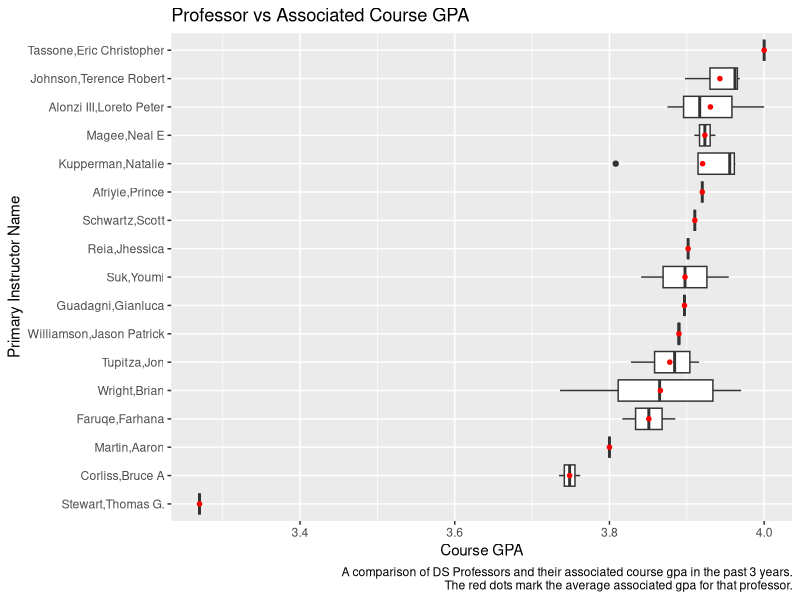
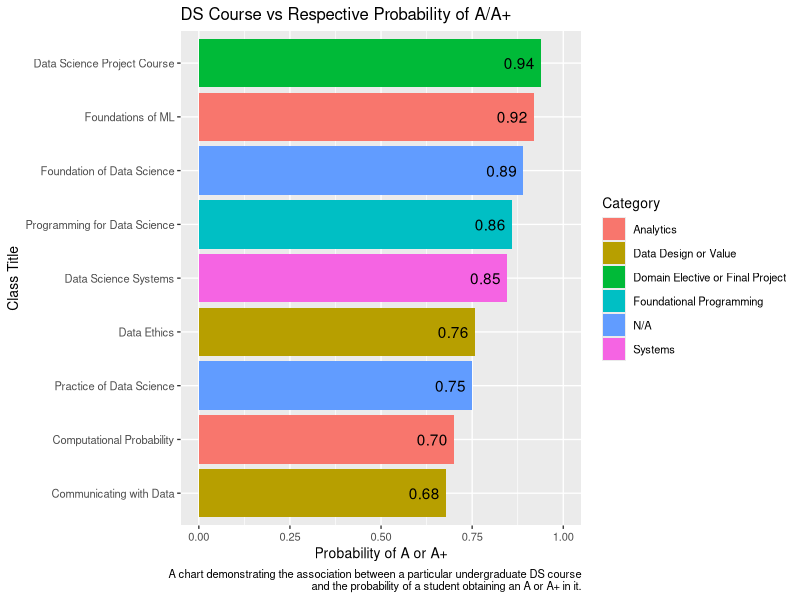
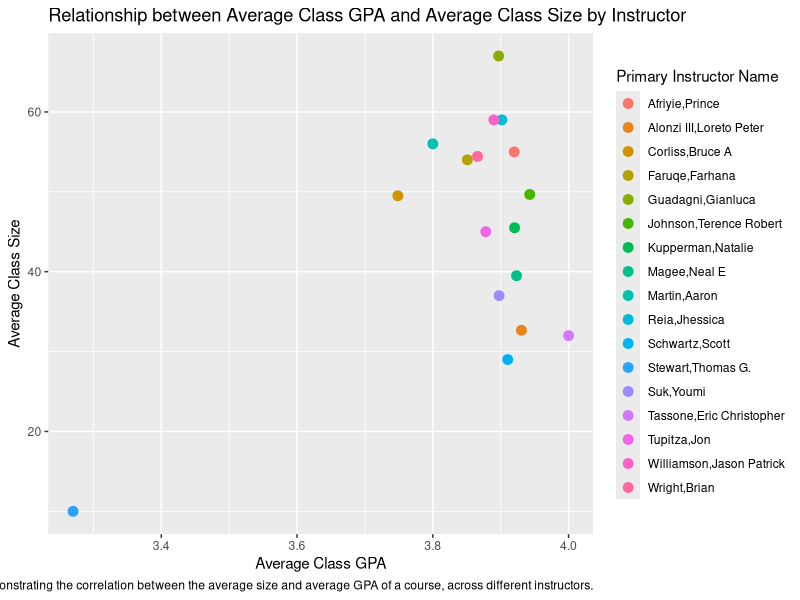
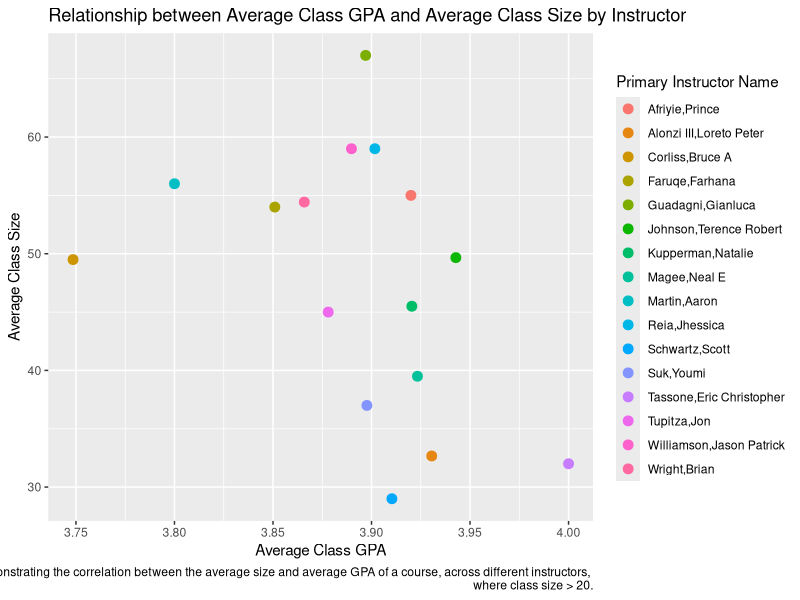
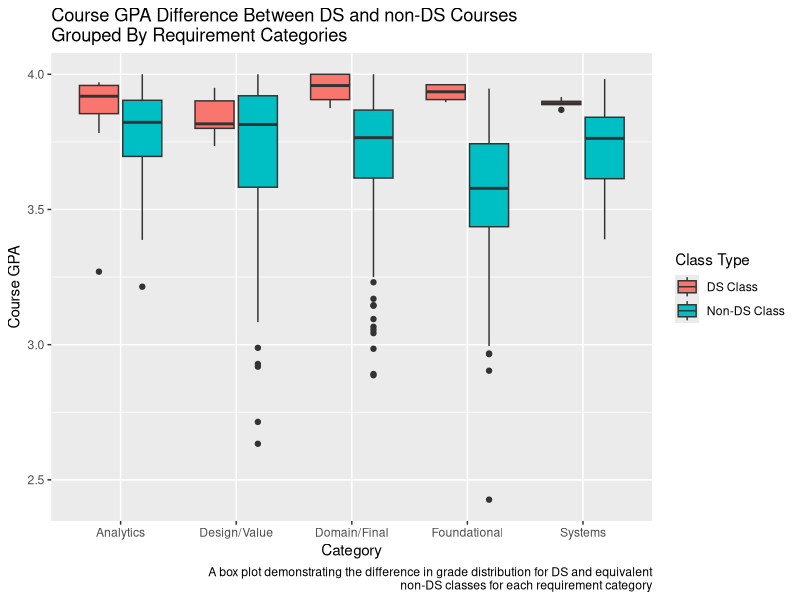
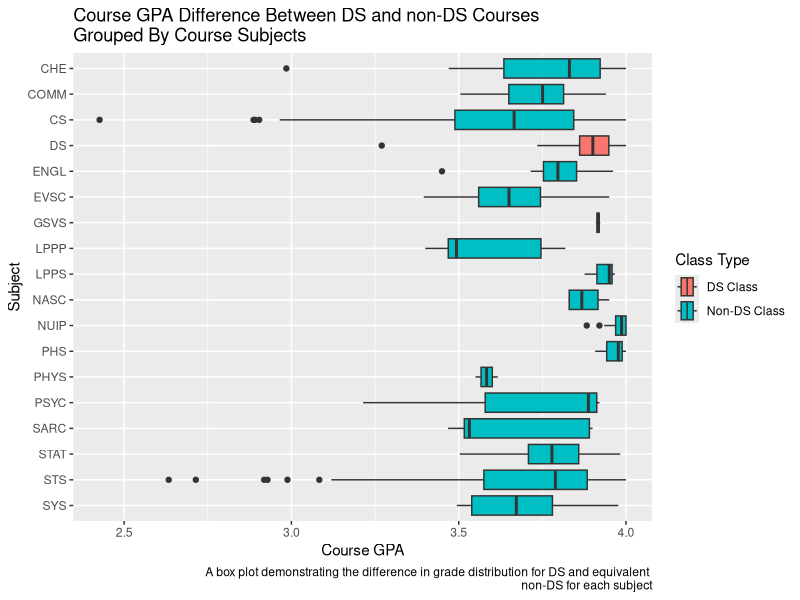

Recreate these plots in R, in order.
## ---- chunk 1
knitr::opts_chunk$set(echo = TRUE)
## ---- chunk 2
library(readxl)
library(ggplot2)
library(tidyverse)
## ---- chunk 3
ds_courses <- read_excel("ds_courses.xlsx"); ds_courses
## ---- chunk 4
# filter for undergrad
ds_courses <- filter(ds_courses, `Catalog Number` < 5000); ds_courses 
## ---- chunk 5
# select relevant columns for all questions
ds_courses <- select(ds_courses, `Catalog Number`, `Class Title`, `Primary Instructor Name`, 
                     `Course GPA`, `# of Students`, `A+`, A); ds_courses
## ---- chunk 6
# Q1
prof_gpas <- ds_courses %>% select(`Primary Instructor Name`, `Course GPA`) %>%     
  group_by(`Primary Instructor Name`) %>%
  summarize(avg_gpa = mean(`Course GPA`)) %>% arrange(desc(avg_gpa)); prof_gpas

prof_order <- fct_rev(factor(prof_gpas$`Primary Instructor Name`, 
                             levels=prof_gpas$`Primary Instructor Name`)); prof_order

prof_order_plot <- factor(ds_courses$`Primary Instructor Name`, levels=prof_order)

ggplot(ds_courses, aes(x=`Course GPA`, y=fct_rev(prof_order_plot))) + 
  geom_boxplot() + stat_summary(fun=mean, geom="point", shape=20, size=2, color="red") + 
  labs(title="Professor vs Associated Course GPA",
       y="Primary Instructor Name",
       caption="A comparison of DS Professors and their associated course gpa in the past 3 years.
       The red dots mark the average associated gpa for that professor.")

## ---- chunk 7
# Q2
grpd_courses <- ds_courses %>% select(`Class Title`, `# of Students`, `A+`, A) %>% 
  group_by(`Class Title`) %>% summarize(
    avg_stud = mean(`# of Students`), 
    `avg_A+` = mean(`A+`),
    avg_A = mean(A)); grpd_courses

prob_A <- (grpd_courses$avg_A + grpd_courses$`avg_A+`) / grpd_courses$avg_stud; prob_A

grpd_courses <- grpd_courses %>% mutate(prob_A) %>% arrange(desc(prob_A)); grpd_courses

classes <- fct_rev(factor(grpd_courses$`Class Title`, levels=grpd_courses$`Class Title`))

Category <- c("Domain Elective or Final Project", "Analytics", "N/A", "Foundational Programming", "Systems", "Data Design or Value", "N/A", "Analytics", "Data Design or Value")

ggplot(grpd_courses %>% mutate(Category), aes(x=prob_A, y=classes, fill=Category)) + geom_col() + xlim(0, 1) +
  theme_gray(base_size = 10) + geom_text(aes(label=format(round(prob_A, 2), nsmall = 2)), hjust=1.2) +
  labs(title="DS Course vs Respective Probability of A/A+",
      x="Probability of A or A+",
      y="Class Title",
      caption="A chart demonstrating the association between a particular undergraduate DS course
      and the probability of a student obtaining an A or A+ in it.")

## ---- chunk 8
# Q3
# 3.1
gpa_vs_size <- ds_courses %>%
  group_by(`Primary Instructor Name`) %>%
  summarize(avg_gpa = mean(`Course GPA`),
            avg_size = mean(`# of Students`))

# Plotting
ggplot(gpa_vs_size, aes(x=avg_gpa, y=avg_size)) +
  geom_point(size = 3,aes(color=`Primary Instructor Name`)) +
  labs(x = "Average Class GPA", y = "Average Class Size", title = "Relationship between Average Class GPA and Average Class Size by Instructor", caption="A plot demonstrating the correlation between the average size and average GPA of a course, across different instructors.")
## ---- chunk 9
# 3.2
gpa_vs_size_2 <- ds_courses %>%
  filter(`# of Students` > 10) %>%
  group_by(`Primary Instructor Name`) %>%
  summarize(avg_gpa = mean(`Course GPA`),
            avg_size = mean(`# of Students`))

# Plotting
ggplot(gpa_vs_size_2, aes(x=avg_gpa, y=avg_size)) +
  geom_point(size = 3,aes(color=`Primary Instructor Name`)) +
  labs(x = "Average Class GPA", y = "Average Class Size", title = "Relationship between Average Class GPA and Average Class Size by Instructor", caption="A plot demonstrating the correlation between the average size and average GPA of a course, across different instructors, 
       where class size > 20.")
## ---- chunk 10
# Q4
all_courses <- read_excel("all_courses.xlsx"); all_courses
## ---- chunk 11
# select relevant columns for q4 and combine subject and catalog num
all_courses <- select(all_courses, `Subject`, `Catalog Number`, `Course GPA`); 
all_courses <- unite(all_courses, Course, Subject,`Catalog Number`, sep=" ", remove=FALSE)
all_courses
## ---- chunk 12
Fundamental = c("CS 1110", "CS 1111", "CS 1112", "CS 2110", "PHYS 1655", "CS 1113")
Analytics = c("CS 4774", "PSYC 5710", "STAT 5630")
Systems = c("CS 4750", "COMM 3220", "SYS 2202")
DesignValue = c("SARC 5400", "APMA 2500", "COMM 3810", "COMM 4520", "LPPP 4210", 
                "NASC 4200", "NUIP 3311", "LPPS 5360", "STS 4600", "NUIP 4311")
DomainFinal = c("BME 3636", "CHE 4561", "COMM 4351", "COMM 4230", "COMM 4520", "COMM 4522",
                "CS 3710", "CS 4501", "ENGL 3500", "EVSC 3020", "EVSC 4080", "EVSC 5040",
                "GSVS 4100", "PHS 3102", "STAT 4220", "STAT 4630", "STAT 4800", "STAT 4996")
## ---- chunk 13
# filter out irrelevant courses
all_courses <- filter(all_courses, substr(Course,1,2)=="DS" | match(Course, Fundamental)
                      | match(Course, Analytics) | match(Course, Systems)
                      | match(Course, DesignValue) | match(Course, DomainFinal))
all_courses
## ---- chunk 14
# create new column for category
all_courses <- mutate(all_courses, Category = case_when(
  Course %in% Fundamental | Course=="DS 1002" ~ "Foundational",
  Course %in% Analytics | Course=="DS 2006" | Course=="DS 3001" | Course=="DS 3005"
  | Course=="DS 3006" ~ "Analytics",
  Course %in% Systems | Course=="DS 2002" ~ "Systems",
  Course %in% DesignValue | Course=="DS 2003" | Course=="DS 2004" ~ "Design/Value",
  Course %in% DomainFinal | Course=="DS 4002" ~ "Domain/Final"
)) %>% drop_na(Category);
all_courses
## ---- chunk 15
# mark ds courses
all_courses <- mutate(all_courses, `Class Type` = if_else(substr(Course,1,2)=="DS", "DS Class", "Non-DS Class"))
all_courses
## ---- chunk 16
ggplot(all_courses, aes(fill=`Class Type`, y=`Course GPA`, x=Category)) + 
  geom_boxplot() + labs(title="Course GPA Difference Between DS and non-DS Courses \nGrouped By Requirement Categories", caption="A box plot demonstrating the difference in grade distribution for DS and equivalent\n non-DS classes for each requirement category")
## ---- chunk 17
ggplot(all_courses, aes(fill=`Class Type`, x=`Course GPA`, y=fct_rev(Subject))) + 
  geom_boxplot() + ggtitle("Course GPA Difference Between DS and non-DS Courses \nGrouped By Course Subjects") + labs(caption="A box plot demonstrating the difference in grade distribution for DS and equivalent \nnon-DS for each subject") + ylab("Subject")
